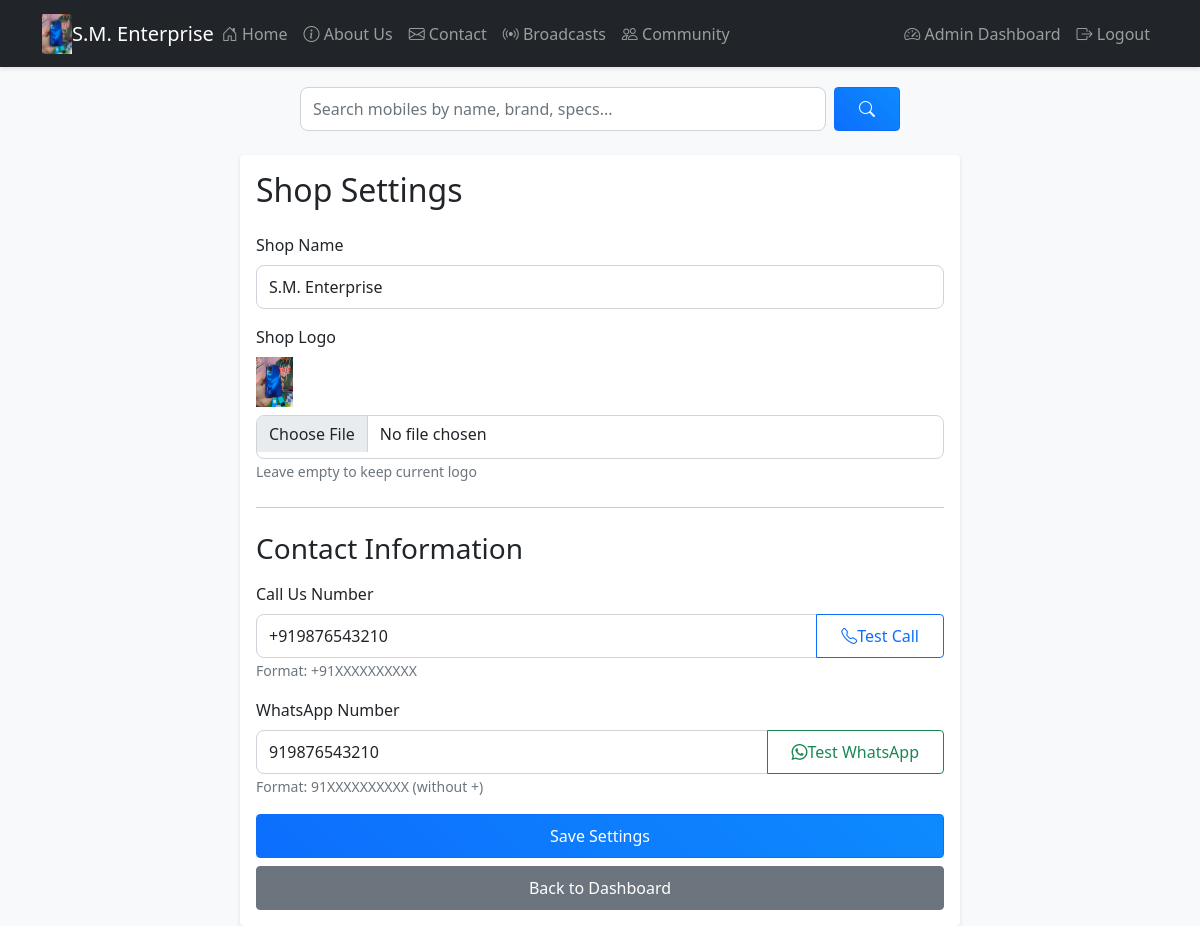
Before: /admin/settings (signed in) with the older database file.
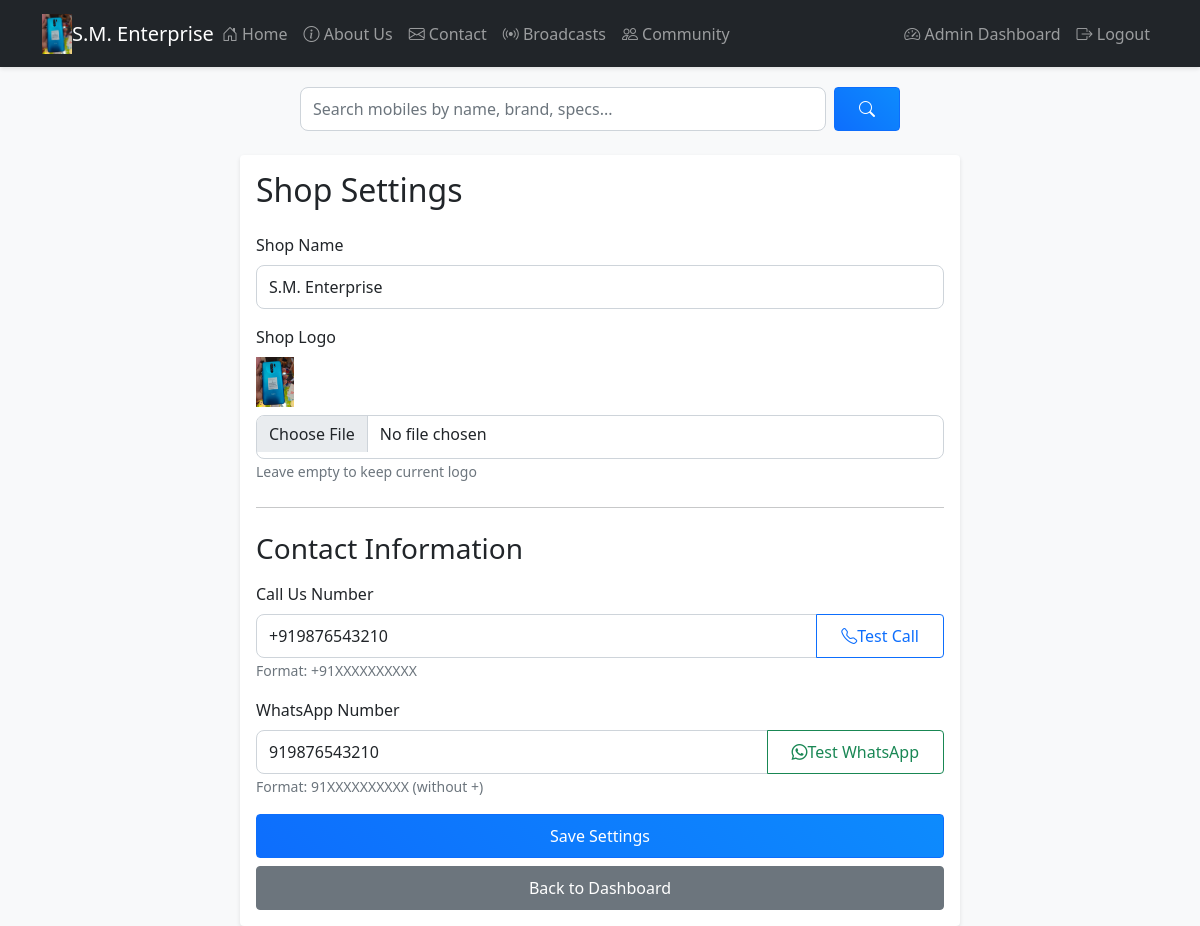
After: the same page with the newer database file.
### app.py (models this page shows)
class Settings(db.Model):
    id = db.Column(db.Integer, primary_key=True)
    key = db.Column(db.String(50), unique=True, nullable=False)
    value = db.Column(db.Text, nullable=False)
    updated_at = db.Column(db.DateTime, default=datetime.utcnow, onupdate=datetime.utcnow)

### app.py (the view, shortened to what this page needs)
@app.route('/admin/settings', methods=['GET', 'POST'])
@login_required
def admin_settings():
    settings = {s.key: s.value for s in Settings.query.all()}
    return render_template('admin/settings.html', settings=settings)

### app.py (called while the page is built)
@login_manager.user_loader
def load_user(user_id):
    return Admin.query.get(int(user_id))

def get_setting(key, default=''):
    setting = Settings.query.filter_by(key=key).first()
    return setting.value if setting else default

@app.context_processor
def inject_settings():
    return {
        'contact_phone': get_setting('contact_phone'),
        'contact_whatsapp': get_setting('contact_whatsapp'),
        'shop_name': get_setting('shop_name', 'Mobile Shop'),
        'shop_logo': get_setting('shop_logo')
    }

### templates/admin/settings.html
{% extends "base.html" %}
{% block content %}
<div class="container">
    <div class="row justify-content-center">
        <div class="col-md-8">
            <div class="card">
                <div class="card-body">
                    <h2 class="card-title mb-4">Shop Settings</h2>
                    <form method="post" enctype="multipart/form-data">
                        <div class="mb-3">
                            <label for="shop_name" class="form-label">Shop Name</label>
                            <input type="text" class="form-control" id="shop_name" name="shop_name"
                                   value="{{ settings.get('shop_name', '') }}" required>
                        </div>
                        <div class="mb-3">
                            <label for="shop_logo" class="form-label">Shop Logo</label>
                            {% if settings.get('shop_logo') %}
                            <div class="mb-2">
                                <img src="{{ url_for('static', filename='uploads/' + settings.get('shop_logo')) }}"
                                     alt="Current Logo" style="max-height: 50px;">
                            </div>
                            {% endif %}
                            <input type="file" class="form-control" id="shop_logo" name="shop_logo"
                                   accept="image/png,image/jpeg,image/jpg">
                            <small class="text-muted">Leave empty to keep current logo</small>
                        </div>
                        <hr class="my-4">
                        <h3 class="mb-3">Contact Information</h3>
                        <div class="mb-3">
                            <label for="contact_phone" class="form-label">Call Us Number</label>
                            <div class="input-group">
                                <input type="tel" class="form-control" id="contact_phone" name="contact_phone"
                                       value="{{ settings.get('contact_phone', '') }}" required>
                                <a href="tel:{{ settings.get('contact_phone', '') }}" class="btn btn-outline-primary">
                                    <i class="bi bi-telephone"></i> Test Call
                                </a>
                            </div>
                            <small class="text-muted">Format: +91XXXXXXXXXX</small>
                        </div>
                        <div class="mb-3">
                            <label for="contact_whatsapp" class="form-label">WhatsApp Number</label>
                            <div class="input-group">
                                <input type="tel" class="form-control" id="contact_whatsapp" name="contact_whatsapp"
                                       value="{{ settings.get('contact_whatsapp', '') }}" required>
                                <a href="https://wa.me/{{ settings.get('contact_whatsapp', '') }}"
                                   class="btn btn-outline-success" target="_blank">
                                    <i class="bi bi-whatsapp"></i> Test WhatsApp
                                </a>
                            </div>
                            <small class="text-muted">Format: 91XXXXXXXXXX (without +)</small>
                        </div>
                        <div class="d-grid gap-2">
                            <button type="submit" class="btn btn-primary">Save Settings</button>
                            <a href="{{ url_for('admin_dashboard') }}" class="btn btn-secondary">Back to Dashboard</a>
                        </div>
                    </form>
                </div>
            </div>
        </div>
    </div>
</div>
{% endblock %}

### templates/base.html (shortened to what this page needs)
<!DOCTYPE html>
<html lang="en">
<head>
    <link href="https://cdn.jsdelivr.net/npm/bootstrap@5.1.3/dist/css/bootstrap.min.css" rel="stylesheet">
    <link rel="stylesheet" href="https://cdn.jsdelivr.net/npm/bootstrap-icons@1.7.2/font/bootstrap-icons.css">
    <link rel="stylesheet" href="{{ url_for('static', filename='css/style.css') }}">
</head>
<body>
    <nav class="navbar navbar-expand-lg navbar-dark bg-dark">
        <div class="container">
            {% if shop_logo %}
            <a class="navbar-brand me-0" href="{{ url_for('home') }}">
                <img src="{{ url_for('static', filename='uploads/' + shop_logo) }}"
                     alt="Logo" height="40" class="d-inline-block align-text-top">
            </a>
            {% endif %}
            <a class="navbar-brand mx-auto" href="{{ url_for('home') }}">{{ shop_name }}</a>
            <div class="collapse navbar-collapse" id="navbarNav">
                <ul class="navbar-nav me-auto mb-2 mb-lg-0">
                    <li class="nav-item">
                        <a class="nav-link" href="{{ url_for('home') }}">
                            <i class="bi bi-house-door"></i> Home
                        </a>
                    </li>
                    <li class="nav-item">
                        <a class="nav-link" href="{{ url_for('about') }}">
                            <i class="bi bi-info-circle"></i> About Us
                        </a>
                    </li>
                    <li class="nav-item">
                        <a class="nav-link" href="{{ url_for('contact') }}">
                            <i class="bi bi-envelope"></i> Contact
                        </a>
                    </li>
                    <li class="nav-item">
                        <a class="nav-link" href="{{ url_for('broadcast_list') }}">
                            <i class="bi bi-broadcast"></i> Broadcasts
                        </a>
                    </li>
                    <li class="nav-item">
                        <a class="nav-link" href="{{ url_for('community') }}">
                            <i class="bi bi-people"></i> Community
                        </a>
                    </li>
                </ul>
                <ul class="navbar-nav">
                    {% if current_user.is_authenticated %}
                    <li class="nav-item">
                        <a class="nav-link" href="{{ url_for('admin_dashboard') }}">
                            <i class="bi bi-speedometer2"></i> Admin Dashboard
                        </a>
                    </li>
                    <li class="nav-item">
                        <a class="nav-link" href="{{ url_for('logout') }}">
                            <i class="bi bi-box-arrow-right"></i> Logout
                        </a>
                    </li>
                    {% else %}
                    <li class="nav-item">
                        <a class="nav-link" href="{{ url_for('admin_login') }}">
                            <i class="bi bi-person"></i> Admin Login
                        </a>
                    </li>
                    {% endif %}
                </ul>
            </div>
        </div>
    </nav>
    <div class="search-container">
        <form action="{{ url_for('search') }}" method="get" class="d-flex">
            <input type="text" name="query" class="form-control me-2"
                   value="{{ request.args.get('query', '') }}"
                   placeholder="Search mobiles by name, brand, specs...">
            <button type="submit" class="btn btn-primary">
                <i class="bi bi-search"></i>
            </button>
        </form>
    </div>
    <div class="container mt-4">
        {% block content %}{% endblock %}
    </div>
</body>
</html>

### static/css/style.css (style rules this page uses)
:root { --primary-color: #0d6efd; --secondary-color: #6c757d; --success-color: #198754; --warning-color: #ffc107; --info-color: #0dcaf0; }
body { background-color: #f8f9fa; }
.card { transition: transform 0.2s, box-shadow 0.2s; border: none; box-shadow: 0 2px 4px rgba(0, 0, 0, 0.1); }
.navbar { box-shadow: 0 2px 4px rgba(0, 0, 0, 0.1); }
.nav-link { padding: 0.8rem 1rem; transition: color 0.2s; }
.btn { min-height: 44px; display: inline-flex; align-items: center; justify-content: center; padding: 0.5rem 1.5rem; font-weight: 500; transition: all 0.2s; }
.btn-primary { background: linear-gradient(45deg, var(--primary-color), #0d8bfd); }
.form-control, .form-select { min-height: 44px; font-size: 16px !important; border-radius: 0.5rem; }
html { scroll-behavior: smooth; }

### templates/base.html (style rules this page uses)
.search-container { max-width: 600px; margin: 20px auto; }

Changed rows visible on the page:
changed Settings (number 1 of 4 on the later page): value: a different picture
